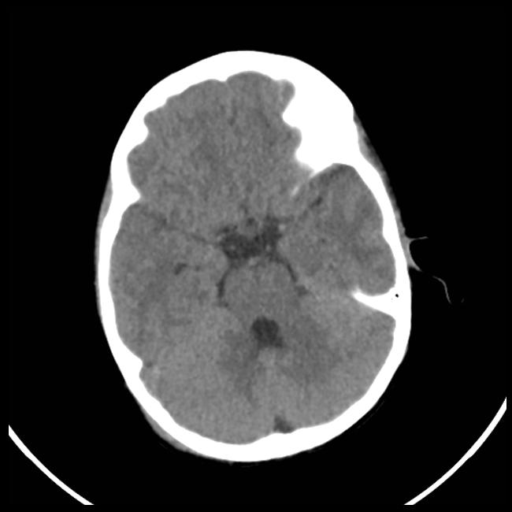
#> input picture images/brain.png, 512 x 512 px
$ jupyter execute --allow-errors 'Project Notebook.ipynb'
#> lines starting #> are read from the running program, lines starting #| are printed output that depends on the picture; after the words box and inside, x2 and y2 are one past the last pixel; in counts of white or black regions, pixels touching at a corner belong together
# BCI Project

[cell 1]
import numpy as np
import pywt
import math
from skimage.io import imread, imshow
from skimage.color import rgb2gray
from skimage.morphology import (erosion, dilation, closing, opening, area_closing, area_opening)
from skimage.measure import label, regionprops, regionprops_table
from skimage.filters import threshold_otsu
from skimage.metrics import mean_squared_error as MSE, peak_signal_noise_ratio as PSNR, structural_similarity as SSIM
from skimage.util import random_noise
import pandas as pd
import matplotlib.pyplot as plt
from PIL import Image, ImageDraw
import json
from scipy.fftpack import dct, idct

# Step wise

## Reading Image

[cell 2]
img = imread(f'./images/brain.png')
#> img is the input picture: shape (512, 512); min 0, max 255, mean 60.2
fig, ax = plt.subplots(1,1)
ax.set_title("Image")
ax.imshow(img,cmap="gray")
img.max()
#> Out = 255

## Thresholding

We use OTSU algorithm to determine the threshold value

[cell 3]
threshold = threshold_otsu(img)
#> threshold = 76
result = (img > threshold)
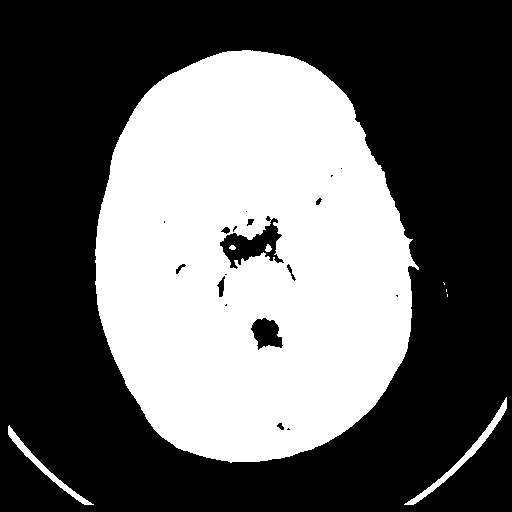
#> result: shape (512, 512) bool; 39.2% white; 8 white regions (3 under 20 px), largest, box (x1, y1, x2, y2) and area: (95, 50, 419, 463) 101027, (404, 397, 507, 505) 885, (8, 425, 94, 505) 658, (265, 244, 272, 252) 38, (229, 245, 236, 250) 26
fig, ax = plt.subplots(1,1)
ax.set_title("Thresholded Image")
ax.imshow(result,cmap="gray")

> We will be using connected regions algorithm for extracting the ROI, for that we will have to cleanup the thresholded image. In the image below we are applying morphological operations such as sucessive `dilation` to close the pixels, `area_closing` to fill the holes (ventricles) in the brain and successive `erosion` to restore the original shape and `opening` to remove noise from the image.

[cell 4]
square = np.array([[1,1,1],
                   [1,1,1],
                   [1,1,1]])

def multi_dil(im, num, element=square):
#> called with num = 7, element = array of shape (3, 3)
    for i in range(num):
        im = dilation(im, element)
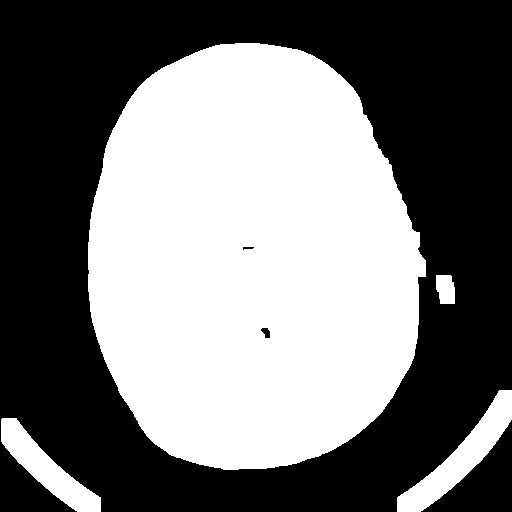
#> im: shape (512, 512) bool; 46.4% white; 4 white regions, box (x1, y1, x2, y2) and area: (88, 43, 426, 470) 114047, (397, 390, 512, 512) 3981, (1, 418, 101, 512) 3178, (436, 275, 455, 304) 481
    return im

def multi_ero(im, num, element=square):
#> called with num = 7, element = array of shape (3, 3)
    for i in range(num):
        im = erosion(im, element)
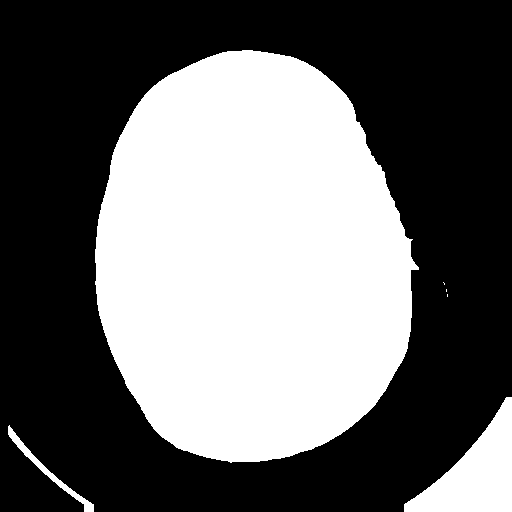
#> im: shape (512, 512) bool; 42.1% white; 6 white regions (3 under 20 px), largest, box (x1, y1, x2, y2) and area: (95, 50, 419, 463) 103561, (404, 397, 512, 512) 5985, (8, 425, 94, 512) 728
    return im

multi_dilated = multi_dil(result, 7)
area_closed = area_closing(multi_dilated, 50000)
multi_eroded = multi_ero(area_closed, 7)
opened = opening(multi_eroded)
#> opened: shape (512, 512) bool; 42.1% white; 3 white regions
fig, ax = plt.subplots(1,1)
ax.set_title("Thresholded Image - Cleaned")
ax.imshow(opened,cmap="gray")

## Extracting ROI Features

We use the `label` function to label the regions of the image and find some of the properties of that region such as, area, perimeter, solidity, eccentricty, bounding box area and area ratio.

[cell 5]
label_im = label(opened)
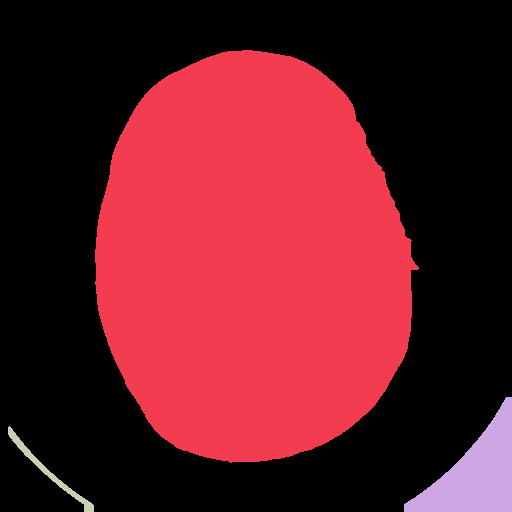
#> label_im: shape (512, 512) int32; 4 distinct labels, from 0 to 3; one colour per label, 0 black
regions = regionprops(label_im)
#> regions = 3 regions; box (x1, y1, x2, y2) and area: (95, 50, 419, 463) 103555, (404, 397, 512, 512) 5985, (8, 426, 94, 512) 725
properties = ['area','bbox_area',
              'solidity', 'eccentricity','perimeter']
table = pd.DataFrame(regionprops_table(label_im, result, properties=properties))
#> table = table of 3 rows and 5 columns
table["area_ratio"] = table["area"] / table["bbox_area"]
table
#> Out = table of 3 rows and 6 columns

## ROI Extraction

We select the region with the maximum area and use the bbox attribute the pixel locations of the bounding box of that region and extract that region from the original image

[cell 6]
index = table["area"].idxmax()
#> index = 0
box = regions[index].bbox
#> box = (50, 95, 463, 419)
ROI = img[box[0]:box[2], box[1]:box[3]]
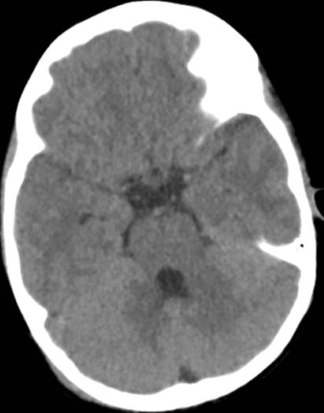
#> ROI: shape (413, 324); min 0, max 255, mean 114.3
fig, ax = plt.subplots(1,1)
print(ROI.shape)
#| (413, 324)
ax.set_title("Extracted ROI")
ax.imshow(ROI,cmap="gray")

## ROI Watermark Generation

We use the extracted features from the ROI and write it on an image with a dynamic size i.e 1/4th of the ROI size, since we will be embedding the Watermark in the LL2 region of the DWT transform of the ROI.

[cell 7]
area = table.iloc[index].area
#> area = 103555
area_ratio = table.iloc[index].area_ratio
#> area_ratio = 0.774
solidity = table.iloc[index].solidity
#> solidity = 0.989
perimeter = table.iloc[index].perimeter
#> perimeter = 1242.3
eccentricity = table.iloc[index].eccentricity
#> eccentricity = 0.654

area_ratio_str = "{:.6f}".format(area_ratio)
#> area_ratio_str = '0.773884'
solidity_str = "{:.6f}".format(solidity)
#> solidity_str = '0.989366'
perimeter_str = "{:.6f}".format(perimeter)
#> perimeter_str = '1242.271211'
eccentricity_str = "{:.6f}".format(eccentricity)
#> eccentricity_str = '0.653620'

height, width = ROI.shape
ROI_watermark_text = f"{area}\n{area_ratio_str}\n{solidity_str}\n{perimeter_str}\n{eccentricity_str}"

ROI_watermark = Image.new("RGB",(math.ceil(width/4),math.ceil(height/4)),color=(255,255,255))
#> ROI_watermark: PIL image 81x104 RGB; every value is 255
ROI_watermark_draw = ImageDraw.Draw(ROI_watermark)
ROI_watermark_draw.multiline_text((1,1),ROI_watermark_text,spacing=1,fill=(0,0,0))
ROI_watermark_array = np.asarray(ROI_watermark)
ROI_watermark = rgb2gray(ROI_watermark_array)
#> ROI_watermark: shape (104, 81) float64

fig, ax = plt.subplots(1,1)
ax.set_title("ROI Watermark")
ax.imshow(ROI_watermark,cmap="gray")

## ROI Watermark Encryption

We will be using Logistic Map encryption for encrypting our ROI watermark. The logistic map uses a pseudo random sequence generated using the following formula:
<html><body><p>X<sub>n+1</sub> = μX<sub>n</sub>(1 - X<sub>n</sub>)</p></body></html>
<html><body><p>We will be using the value of X<sub>n</sub> as 0.9 and μ as 3.95</p></body></html>

[cell 8]
def logistic_encryption(watermark):
    row, col = watermark.shape
    N = row * col
    x = 0.9 + np.zeros(N)
    r = 3.95
    for n in range(N-1):
        x[n+1] = r * x[n] * (1 - x[n])
    x = x.reshape(row, col)
    boolean_x = np.around(x).astype("int")
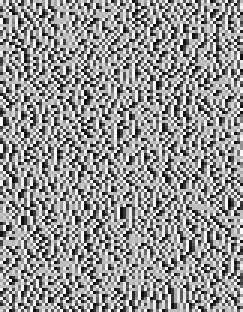
#> x: shape (104, 81) float64 (shown 3 times larger); min 0.0488, max 0.987, mean 0.584
    watermark = watermark.astype("int")
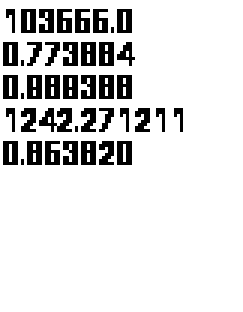
#> watermark: shape (104, 81) int64 (shown 3 times larger); values 0 (black) and 1 (white), 87% white; black in thin lines or dots, all inside (x1, y1, x2, y2) = (1, 3, 61, 55)
    encrypted_watermark = np.bitwise_xor(watermark, boolean_x).astype("float")
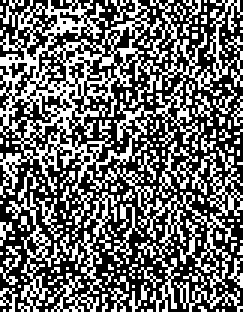
#> encrypted_watermark: shape (104, 81) float64 (shown 3 times larger); values 0 (black) and 1 (white), 41.7% white in thin lines or dots
    return encrypted_watermark, boolean_x

ROI_encrypted_watermark, boolean_x = logistic_encryption(ROI_watermark)
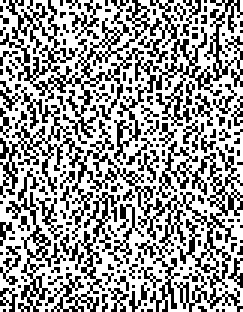
#> boolean_x: shape (104, 81) int64 (shown 3 times larger); values 0 (black) and 1 (white), 60.8% white; black in thin lines or dots
fig, ax = plt.subplots(1,1)
ax.set_title("ROI Encrypted Watermark")
ax.imshow(ROI_encrypted_watermark,cmap="gray")

## ROI Watermark Emedding

[cell 9]
model = "haar"
k = 8
def process_coefficients(imArray, model, level):
#> called with model = 'haar', level = 2
    coeffs=pywt.wavedec2(data = imArray, wavelet = model, level = level)
#> coeffs = 3 items
    coeffs_H=(coeffs)
#> coeffs_H = 3 items
    return coeffs_H

def quantization_step(LH2, HL2, HH2, k):
    LH2 = np.absolute(LH2).sum()
    HL2 = np.absolute(HL2).sum()
    HH2 = np.absolute(HH2).sum()
    return k * round(math.log((LH2 + HL2 + HH2) / 2))

def DWT(ROI, model, level, k):
    coeffs_image = process_coefficients(ROI, model, level=level)
#> coeffs_image = 3 items
    LL2 , (LH2, HL2, HH2), (LH1, HL1, HH1) = coeffs_image
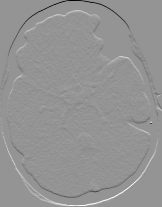
#> LH1: shape (207, 162) float64; min -149.5, max 108, mean 0; drawn with min black and max white
#> (the rest of the program and of its run is left out)
